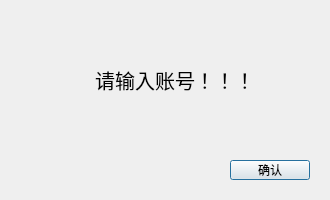
<?xml version="1.0" encoding="UTF-8"?>
<ui version="4.0">
 <class>errorDialog</class>
 <widget class="QDialog" name="errorDialog">
  <property name="geometry">
   <rect>
    <x>0</x>
    <y>0</y>
    <width>330</width>
    <height>200</height>
   </rect>
  </property>
  <property name="sizePolicy">
   <sizepolicy hsizetype="Fixed" vsizetype="Fixed">
    <horstretch>0</horstretch>
    <verstretch>0</verstretch>
   </sizepolicy>
  </property>
  <property name="minimumSize">
   <size>
    <width>330</width>
    <height>200</height>
   </size>
  </property>
  <property name="maximumSize">
   <size>
    <width>330</width>
    <height>200</height>
   </size>
  </property>
  <property name="windowTitle">
   <string>Dialog</string>
  </property>
  <widget class="QLabel" name="error_reason_label">
   <property name="geometry">
    <rect>
     <x>50</x>
     <y>30</y>
     <width>250</width>
     <height>100</height>
    </rect>
   </property>
   <property name="sizePolicy">
    <sizepolicy hsizetype="Maximum" vsizetype="Preferred">
     <horstretch>0</horstretch>
     <verstretch>0</verstretch>
    </sizepolicy>
   </property>
   <property name="maximumSize">
    <size>
     <width>250</width>
     <height>100</height>
    </size>
   </property>
   <property name="font">
    <font>
     <pointsize>15</pointsize>
    </font>
   </property>
   <property name="text">
    <string>请输入账号！！！</string>
   </property>
   <property name="alignment">
    <set>Qt::AlignCenter</set>
   </property>
  </widget>
  <widget class="QPushButton" name="pushButton">
   <property name="geometry">
    <rect>
     <x>230</x>
     <y>160</y>
     <width>80</width>
     <height>20</height>
    </rect>
   </property>
   <property name="text">
    <string>确认</string>
   </property>
  </widget>
 </widget>
 <resources/>
 <connections/>
</ui>
